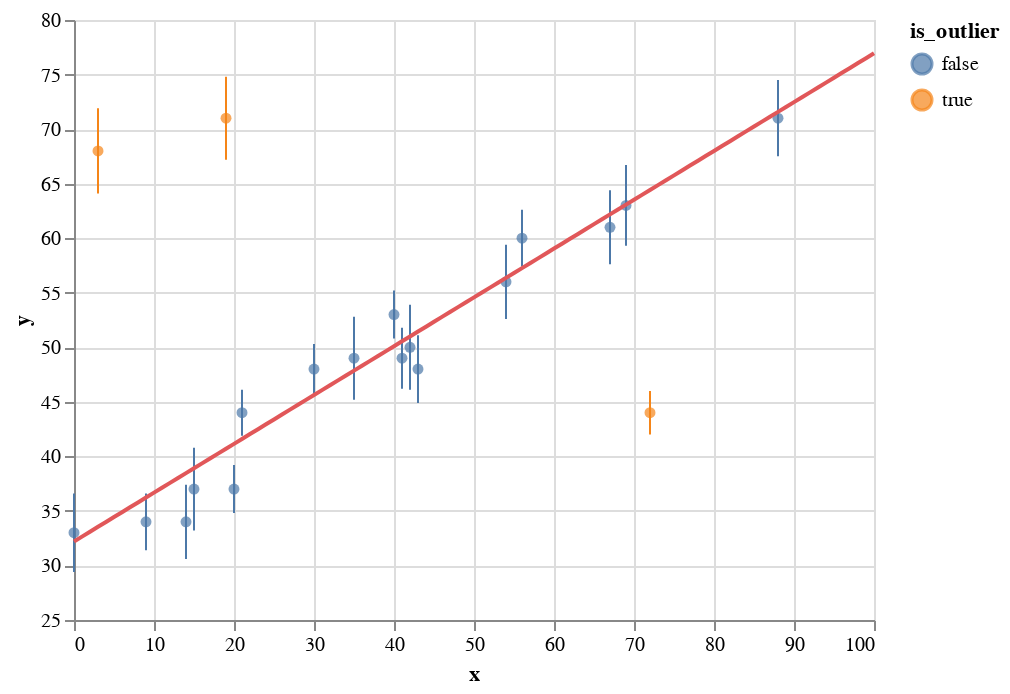

This figure's notebook cell:
### Code cell
error_bars = (
    altair.Chart()
    .mark_errorbar()
    .encode(
        altair.X("x"), altair.Y("y"), altair.YError("err"), altair.Color("is_outlier")
    )
)
points = (
    altair.Chart()
    .mark_circle()
    .encode(
        altair.X("x"),
        altair.Y("y", scale=altair.Scale(zero=False)),
        altair.Color("is_outlier"),
    )
)
altair.layer(points, error_bars, data=df_obs.assign(is_outlier=prob_outlier > 0.5),) + (
    altair.Chart(
        pd.DataFrame({"x": np.linspace(0, 100, 101)}).assign(
            y=lambda df: df_params_mean["beta_0"] + df_params_mean["beta_1"] * df["x"]
        )
    )
    .mark_line(color=RED)
    .encode(altair.X("x"), altair.Y("y"))
)

### Figure 1 — Vega-Lite specification as saved in the notebook (floating-point values rounded to 4 significant figures)
{"config": {"view": {"continuousWidth": 400, "continuousHeight": 300}}, "layer": [{"mark": "circle", "encoding": {"color": {"field": "is_outlier", "type": "nominal"}, "x": {"field": "x", "type": "quantitative"}, "y": {"field": "y", "scale": {"zero": false}, "type": "quantitative"}}}, {"mark": "errorbar", "encoding": {"color": {"field": "is_outlier", "type": "nominal"}, "x": {"field": "x", "type": "quantitative"}, "y": {"field": "y", "type": "quantitative"}, "yError": {"field": "err"}}}, {"data": {"name": "data-29aa9eab79c1638592a2889c6e04f20a"}, "mark": {"type": "line", "color": "#e15759"}, "encoding": {"x": {"field": "x", "type": "quantitative"}, "y": {"field": "y", "type": "quantitative"}}}], "data": {"name": "data-83105f819ff365be090485204d58d24e"}, "$schema": "https://vega.github.io/schema/vega-lite/v4.17.0.json", "datasets": {"data-83105f819ff365be090485204d58d24e": [{"x": 0.0, "y": 33.0, "err": 3.6, "is_outlier": false}, {"x": 3.0, "y": 68.0, "err": 3.9, "is_outlier": true}, {"x": 9.0, "y": 34.0, "err": 2.6, "is_outlier": false}, {"x": 14.0, "y": 34.0, "err": 3.4, "is_outlier": false}, {"x": 15.0, "y": 37.0, "err": 3.8, "is_outlier": false}, {"x": 19.0, "y": 71.0, "err": 3.8, "is_outlier": true}, {"x": 20.0, "y": 37.0, "err": 2.2, "is_outlier": false}, {"x": 21.0, "y": 44.0, "err": 2.1, "is_outlier": false}, {"x": 30.0, "y": 48.0, "err": 2.3, "is_outlier": false}, {"x": 35.0, "y": 49.0, "err": 3.8, "is_outlier": false}, {"x": 40.0, "y": 53.0, "err": 2.2, "is_outlier": false}, {"x": 41.0, "y": 49.0, "err": 2.8, "is_outlier": false}, {"x": 42.0, "y": 50.0, "err": 3.9, "is_outlier": false}, {"x": 43.0, "y": 48.0, "err": 3.1, "is_outlier": false}, {"x": 54.0, "y": 56.0, "err": 3.4, "is_outlier": false}, {"x": 56.0, "y": 60.0, "err": 2.6, "is_outlier": false}, {"x": 67.0, "y": 61.0, "err": 3.4, "is_outlier": false}, {"x": 69.0, "y": 63.0, "err": 3.7, "is_outlier": false}, {"x": 72.0, "y": 44.0, "err": 2.0, "is_outlier": true}, {"x": 88.0, "y": 71.0, "err": 3.5, "is_outlier": false}], "data-29aa9eab79c1638592a2889c6e04f20a": [{"x": 0.0, "y": 32.2}, {"x": 1.0, "y": 32.65}, {"x": 2.0, "y": 33.09}, {"x": 3.0, "y": 33.54}, {"x": 4.0, "y": 33.99}, {"x": 5.0, "y": 34.44}, {"x": 6.0, "y": 34.88}, {"x": 7.0, "y": 35.33}, {"x": 8.0, "y": 35.78}, {"x": 9.0, "y": 36.23}, {"x": 10.0, "y": 36.67}, {"x": 11.0, "y": 37.12}, {"x": 12.0, "y": 37.57}, {"x": 13.0, "y": 38.02}, {"x": 14.0, "y": 38.46}, {"x": 15.0, "y": 38.91}, {"x": 16.0, "y": 39.36}, {"x": 17.0, "y": 39.81}, {"x": 18.0, "y": 40.25}, {"x": 19.0, "y": 40.7}, {"x": 20.0, "y": 41.15}, {"x": 21.0, "y": 41.6}, {"x": 22.0, "y": 42.04}, {"x": 23.0, "y": 42.49}, {"x": 24.0, "y": 42.94}, {"x": 25.0, "y": 43.39}, {"x": 26.0, "y": 43.83}, {"x": 27.0, "y": 44.28}, {"x": 28.0, "y": 44.73}, {"x": 29.0, "y": 45.18}, {"x": 30.0, "y": 45.62}, {"x": 31.0, "y": 46.07}, {"x": 32.0, "y": 46.52}, {"x": 33.0, "y": 46.97}, {"x": 34.0, "y": 47.41}, {"x": 35.0, "y": 47.86}, {"x": 36.0, "y": 48.31}, {"x": 37.0, "y": 48.76}, {"x": 38.0, "y": 49.2}, {"x": 39.0, "y": 49.65}, {"x": 40.0, "y": 50.1}, {"x": 41.0, "y": 50.55}, {"x": 42.0, "y": 50.99}, {"x": 43.0, "y": 51.44}, {"x": 44.0, "y": 51.89}, {"x": 45.0, "y": 52.34}, {"x": 46.0, "y": 52.78}, {"x": 47.0, "y": 53.23}, {"x": 48.0, "y": 53.68}, {"x": 49.0, "y": 54.13}, {"x": 50.0, "y": 54.57}, {"x": 51.0, "y": 55.02}, {"x": 52.0, "y": 55.47}, {"x": 53.0, "y": 55.92}, {"x": 54.0, "y": 56.36}, {"x": 55.0, "y": 56.81}, {"x": 56.0, "y": 57.26}, {"x": 57.0, "y": 57.71}, {"x": 58.0, "y": 58.15}, {"x": 59.0, "y": 58.6}, {"x": 60.0, "y": 59.05}, {"x": 61.0, "y": 59.5}, {"x": 62.0, "y": 59.94}, {"x": 63.0, "y": 60.39}, {"x": 64.0, "y": 60.84}, {"x": 65.0, "y": 61.29}, {"x": 66.0, "y": 61.73}, {"x": 67.0, "y": 62.18}, {"x": 68.0, "y": 62.63}, {"x": 69.0, "y": 63.08}, {"x": 70.0, "y": 63.52}, {"x": 71.0, "y": 63.97}, {"x": 72.0, "y": 64.42}, {"x": 73.0, "y": 64.87}, {"x": 74.0, "y": 65.31}, {"x": 75.0, "y": 65.76}, {"x": 76.0, "y": 66.21}, {"x": 77.0, "y": 66.66}, {"x": 78.0, "y": 67.1}, {"x": 79.0, "y": 67.55}, {"x": 80.0, "y": 68.0}, {"x": 81.0, "y": 68.45}, {"x": 82.0, "y": 68.89}, {"x": 83.0, "y": 69.34}, {"x": 84.0, "y": 69.79}, {"x": 85.0, "y": 70.24}, {"x": 86.0, "y": 70.68}, {"x": 87.0, "y": 71.13}, {"x": 88.0, "y": 71.58}, {"x": 89.0, "y": 72.03}, {"x": 90.0, "y": 72.47}, {"x": 91.0, "y": 72.92}, {"x": 92.0, "y": 73.37}, {"x": 93.0, "y": 73.82}, {"x": 94.0, "y": 74.26}, {"x": 95.0, "y": 74.71}, {"x": 96.0, "y": 75.16}, {"x": 97.0, "y": 75.6}, {"x": 98.0, "y": 76.05}, {"x": 99.0, "y": 76.5}, {"x": 100.0, "y": 76.95}]}}
